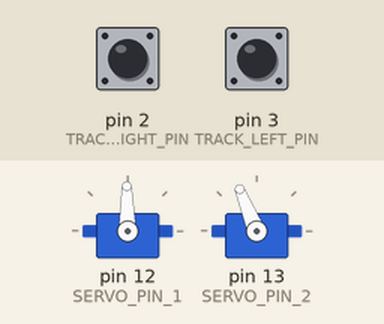
Bench run of a sketch on a simulated Arduino Uno, built with avr-gcc and run on an emulated ATmega328P. Parts: 2 × servo. Wiring (inferred from the names in the program): 2 × servo: signal pin 12 / signal pin 13. Inputs (shaded band) come from the test bench; at power-on: pin 2 (TRACK_RIGHT_PIN) HIGH, pin 3 (TRACK_LEFT_PIN) LOW. Servo pulses on a pin are drawn as a servo (544–2400 µs = 0–180°).

Above: at 1.2 s.
1.3 s: pin 2 (TRACK_RIGHT_PIN) pulled LOW for 0.15 s
At 1.39 s:
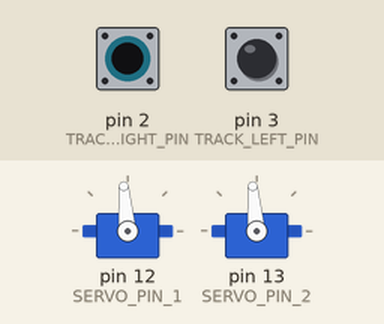
2.9 s: pin 3 (TRACK_LEFT_PIN) pulled HIGH for 0.15 s
At 3.0 s:
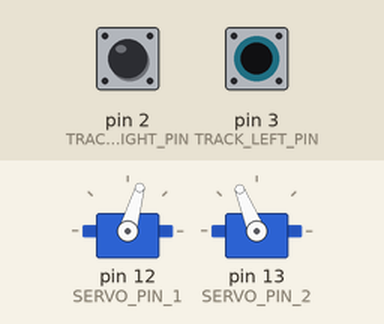
4.6 s: pin 3 (TRACK_LEFT_PIN) pulled HIGH for 3.2 s
At 9.0 s:
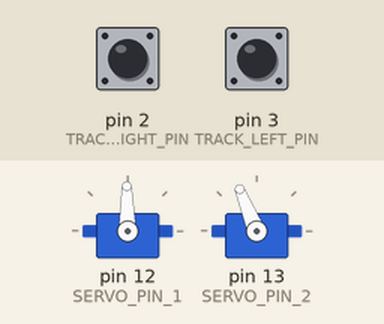
9.3 s: pin 2 (TRACK_RIGHT_PIN) pulled LOW for 1 s
At 10.1 s:
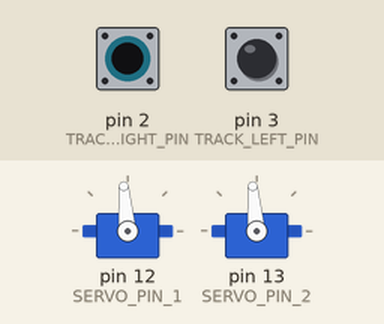
11.8 s: pin 2 (TRACK_RIGHT_PIN) pulled LOW for 3.2 s
At 15.6 s:
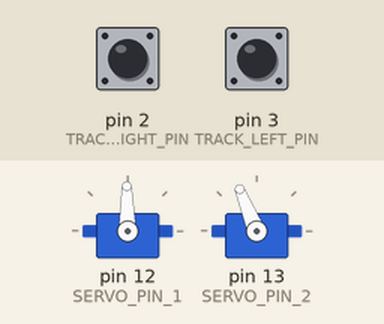
16.5 s: pin 2 (TRACK_RIGHT_PIN) driven LOW and pin 3 (TRACK_LEFT_PIN) driven HIGH
At 17.5 s:
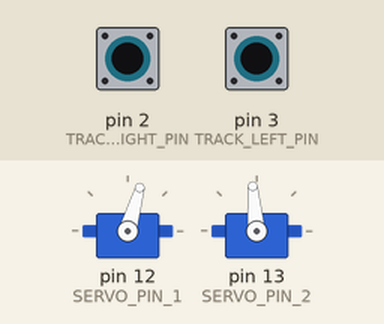
Timing chart, 0 to 19.0 s (numbered marks = the images above; inputs shaded):
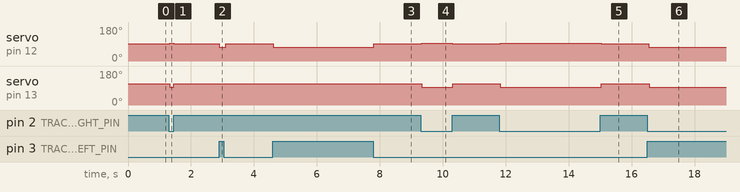

The sketch:

sketch_mar30b.ino
```cpp
/*
Track Racing Car.

Data: 2014.4.22
*/

// These constants won't change.  They're used to give names
// to the pins used:
const int SERVO_PIN_1 = 12; // servoMotor1 controled by pin 12
const int SERVO_PIN_2 = 13; // servoMotor1 controled by pin 13

// Init whisker pin
const int WHISKER_PIN_1 = 5;
const int WHISKER_PIN_2 = 7;

// Init track sensor pin
const int TRACK_RIGHT_PIN = 2;
const int TRACK_LEFT_PIN = 3;

// Define the PWM
const int PWM1700 = 1700;
const int PWM1550 = 1550;
const int PWM1520 = 1520;
const int PWM1500 = 1500;
const int PWM1480 = 1480;
const int PWM1450 = 1450;
const int PWM1300 = 1300;

const int TURN_RIGHT = 1;
const int TURN_LEFT = 2;

byte byWhiskerRight;
byte byWhiskerLeft;

int iTrackRightVal;
int iTrackLeftVal;

int iKeepTurn = 0;

// the setup routine runs once when you press reset:
void setup() {
  // initialize serial communication at 9600 bits per second:
  Serial.begin(9600);

  // Pin setup
  pinMode(SERVO_PIN_1,OUTPUT); // sets the SERVO_PIN_1 as output
  pinMode(SERVO_PIN_2,OUTPUT); // sets the SERVO_PIN_2 as output

  pinMode(WHISKER_PIN_1,INPUT); // set the WHISKER_PIN_1 as input
  pinMode(WHISKER_PIN_2,INPUT); // set the WHISKER_PIN_2 as input

  pinMode(TRACK_RIGHT_PIN,INPUT);// set the TRACK_RIGHT_PIN as input
  pinMode(TRACK_LEFT_PIN,INPUT);// set the TRACK_LEFT_PIN as input
}

// the loop routine runs over and over again forever:
void loop() {
  //byWhiskerLeft = digitalRead(WHISKER_PIN_1);
  //byWhiskerRight = digitalRead(WHISKER_PIN_2);

  iTrackRightVal = digitalRead(TRACK_RIGHT_PIN);
  iTrackLeftVal = digitalRead(TRACK_LEFT_PIN);
  /*
  Serial.print("Tracking Right = ");
  Serial.println(iTrackRightVal);
  Serial.print("Tracking Left = ");
  Serial.println(iTrackLeftVal);
  */

  if ((iTrackRightVal == 0) && (iTrackLeftVal == 1)) { // right side out of line
    slowLeft(5);
    iKeepTurn = TURN_LEFT;
  } else if ((iTrackRightVal == 1) && (iTrackLeftVal == 0)) { // left side out of line
    slowRight(5);
    iKeepTurn = TURN_RIGHT;
  } else if ((iTrackRightVal == 1) && (iTrackLeftVal == 1)) { // in line
    fastForward(5); // fast forward
    iKeepTurn = 0;
  } else if (iKeepTurn == TURN_RIGHT) {
    turnClockwise(5);
  } else if (iKeepTurn == TURN_LEFT) {
    turnCounterclockwise(5);
  } else {
    delay(100); // do not thing
  }

  //delay(1000);
  /*
  // Whisker
  if ((byWhiskerLeft == 0) && (byWhiskerRight == 0)) { //both left and right touch something
    backward(50); // backward about 10cm
    turnLeft(20); // turn left about 30 degree
  } else if (byWhiskerLeft == 0) { // left side touch
    backward(50); // backward about 10cm
    turnRight(20); // turn right about 30 degree
  } else if (byWhiskerRight == 0) { // right side touch
    backward(50); // backward about 10cm
    turnLeft(20); // turn left about 30 degree
  } else { // no touch
    forward(5); // forward
  }
  */
}

// Fast Forward
void fastForward(int time) {
  for (int i = 0; i < time; i++) {
    digitalWrite(SERVO_PIN_1, HIGH);
    delayMicroseconds(PWM1300);
    digitalWrite(SERVO_PIN_1, LOW);
    delay(5);
    digitalWrite(SERVO_PIN_2, HIGH);
    delayMicroseconds(PWM1700);
    digitalWrite(SERVO_PIN_2, LOW);
    delay(5);
  }
}

// Slow Forward
void slowForward(int time) {
  for (int i = 0; i < time; i++) {
    digitalWrite(SERVO_PIN_1, HIGH);
    delayMicroseconds(PWM1480);
    digitalWrite(SERVO_PIN_1, LOW);
    delay(5);
    digitalWrite(SERVO_PIN_2, HIGH);
    delayMicroseconds(PWM1520);
    digitalWrite(SERVO_PIN_2, LOW);
    delay(5);
  }
}

// Slow Right
void slowRight(int time) {
  for (int i = 0; i < time; i++) {
    digitalWrite(SERVO_PIN_1, HIGH);
    delayMicroseconds(PWM1480);
    digitalWrite(SERVO_PIN_1, LOW);
    delay(5);
    digitalWrite(SERVO_PIN_2, HIGH);
    //delayMicroseconds(PWM1550);
    delayMicroseconds(PWM1700);
    digitalWrite(SERVO_PIN_2, LOW);
    delay(5);
  }
}

// Slow Left
void slowLeft(int time) {
  for (int i = 0; i < time; i++) {
    digitalWrite(SERVO_PIN_1, HIGH);
    //delayMicroseconds(PWM1450);
    delayMicroseconds(PWM1300);
    digitalWrite(SERVO_PIN_1, LOW);
    delay(5);
    digitalWrite(SERVO_PIN_2, HIGH);
    delayMicroseconds(PWM1520);
    digitalWrite(SERVO_PIN_2, LOW);
    delay(5);
  }
}

// Backward
void backward(int time) {
  for (int i = 0; i < time; i++) {
    digitalWrite(SERVO_PIN_1, HIGH);
    delayMicroseconds(PWM1700);
    digitalWrite(SERVO_PIN_1, LOW);
    delay(5);
    digitalWrite(SERVO_PIN_2, HIGH);
    delayMicroseconds(PWM1300);
    digitalWrite(SERVO_PIN_2, LOW);
    delay(5);
  }
  //delay(time);
}

// Trun Left
void turnLeft(int time) {
  for (int i = 0; i < time; i++) {
    digitalWrite(SERVO_PIN_1, HIGH);
    delayMicroseconds(PWM1300);
    digitalWrite(SERVO_PIN_1, LOW);
    delay(5);
    digitalWrite(SERVO_PIN_2, HIGH);
    delayMicroseconds(PWM1300);
    digitalWrite(SERVO_PIN_2, LOW);
    delay(5);
  }
}

// Trun Right
void turnRight(int time) {
  for (int i = 0; i < time; i++) {
    digitalWrite(SERVO_PIN_1, HIGH);
    delayMicroseconds(PWM1700);
    digitalWrite(SERVO_PIN_1, LOW);
    delay(5);
    digitalWrite(SERVO_PIN_2, HIGH);
    delayMicroseconds(PWM1700);
    digitalWrite(SERVO_PIN_2, LOW);
    delay(5);
  }
}


// Stop
void stopMove(int time) {
  for (int i = 0; i < time; i++) {
    digitalWrite(SERVO_PIN_1, HIGH);
    delayMicroseconds(PWM1500);
    digitalWrite(SERVO_PIN_1, LOW);
    delay(5);
    digitalWrite(SERVO_PIN_2, HIGH);
    delayMicroseconds(PWM1500);
    digitalWrite(SERVO_PIN_2, LOW);
    delay(5);
  }
}

// Turn Clockwise
void turnClockwise(int time) {
  for (int i = 0; i < time; i++) {
    digitalWrite(SERVO_PIN_1, HIGH);
    delayMicroseconds(PWM1520);
    digitalWrite(SERVO_PIN_1, LOW);
    delay(5);
    digitalWrite(SERVO_PIN_2, HIGH);
    delayMicroseconds(PWM1520);
    digitalWrite(SERVO_PIN_2, LOW);
    delay(5);
  }
}

// Turn Counter Clockwise
void turnCounterclockwise(int time) {
  for (int i = 0; i < time; i++) {
    digitalWrite(SERVO_PIN_1, HIGH);
    delayMicroseconds(PWM1480);
    digitalWrite(SERVO_PIN_1, LOW);
    delay(5);
    digitalWrite(SERVO_PIN_2, HIGH);
    delayMicroseconds(PWM1480);
    digitalWrite(SERVO_PIN_2, LOW);
    delay(5);
  }
}
```

Measured:
- after the input at 1.3 s, servo on pin 12 (SERVO_PIN_1): 91° → 95° at once, → 91° 0.13 s later; servo on pin 13 (SERVO_PIN_2): 112° → 95° at once, → 112° 0.13 s later
- after the input at 2.9 s, servo on pin 12 (SERVO_PIN_1): 91° → 74° at once, → 91° 0.20 s later
- after the input at 4.6 s, servo on pin 12 (SERVO_PIN_1): 91° → 74° at once, → 91° 3.2 s later
- after the input at 9.3 s, servo on pin 12 (SERVO_PIN_1): 91° → 95° at once, → 91° 0.98 s later; servo on pin 13 (SERVO_PIN_2): 112° → 95° at once, → 112° 0.98 s later
- after the input at 11.8 s, servo on pin 12 (SERVO_PIN_1): 91° → 95° at once, → 91° 3.2 s later; servo on pin 13 (SERVO_PIN_2): 112° → 95° at once, → 112° 3.2 s later
- after the input at 16.5 s, servo on pin 12 (SERVO_PIN_1): 91° → 74° after 0.05 s; servo on pin 13 (SERVO_PIN_2): 112° → 95° after 0.05 s
